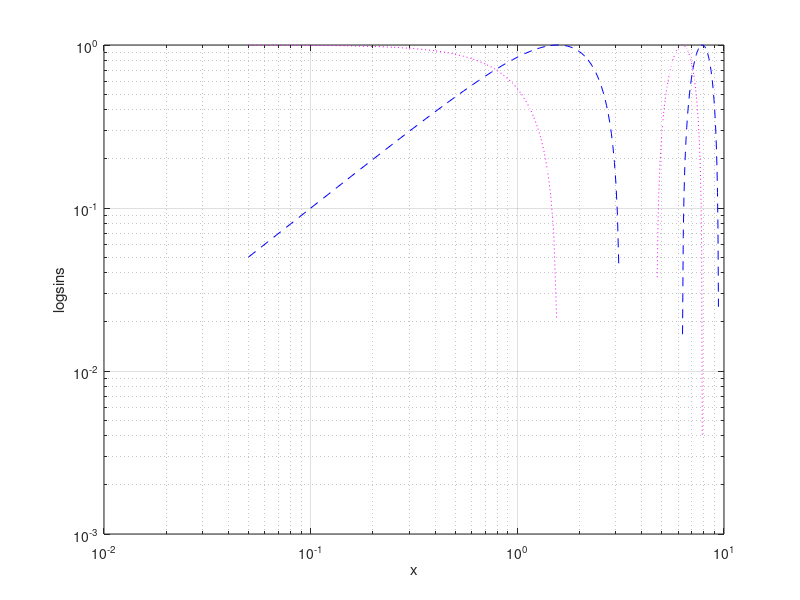

Reproduce this figure in MATLAB.
disp('London Babyy!!');
x=[0:0.05:10];
loglog(x,sin(x),'--b',x,cos(x),':m');
xlabel('x')
ylabel('logsins')
grid on;